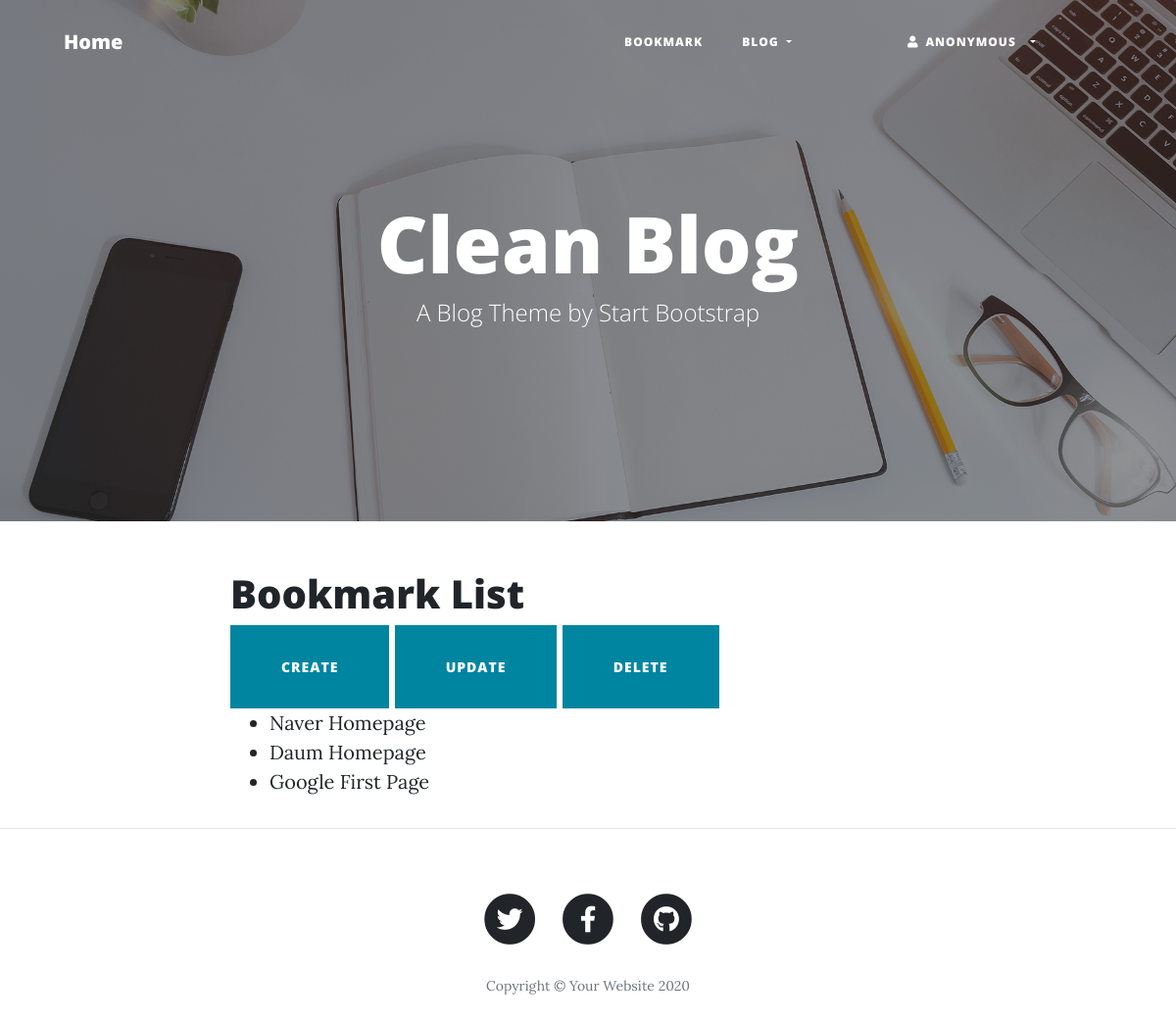
Before: /bookmark/ with the older database file.
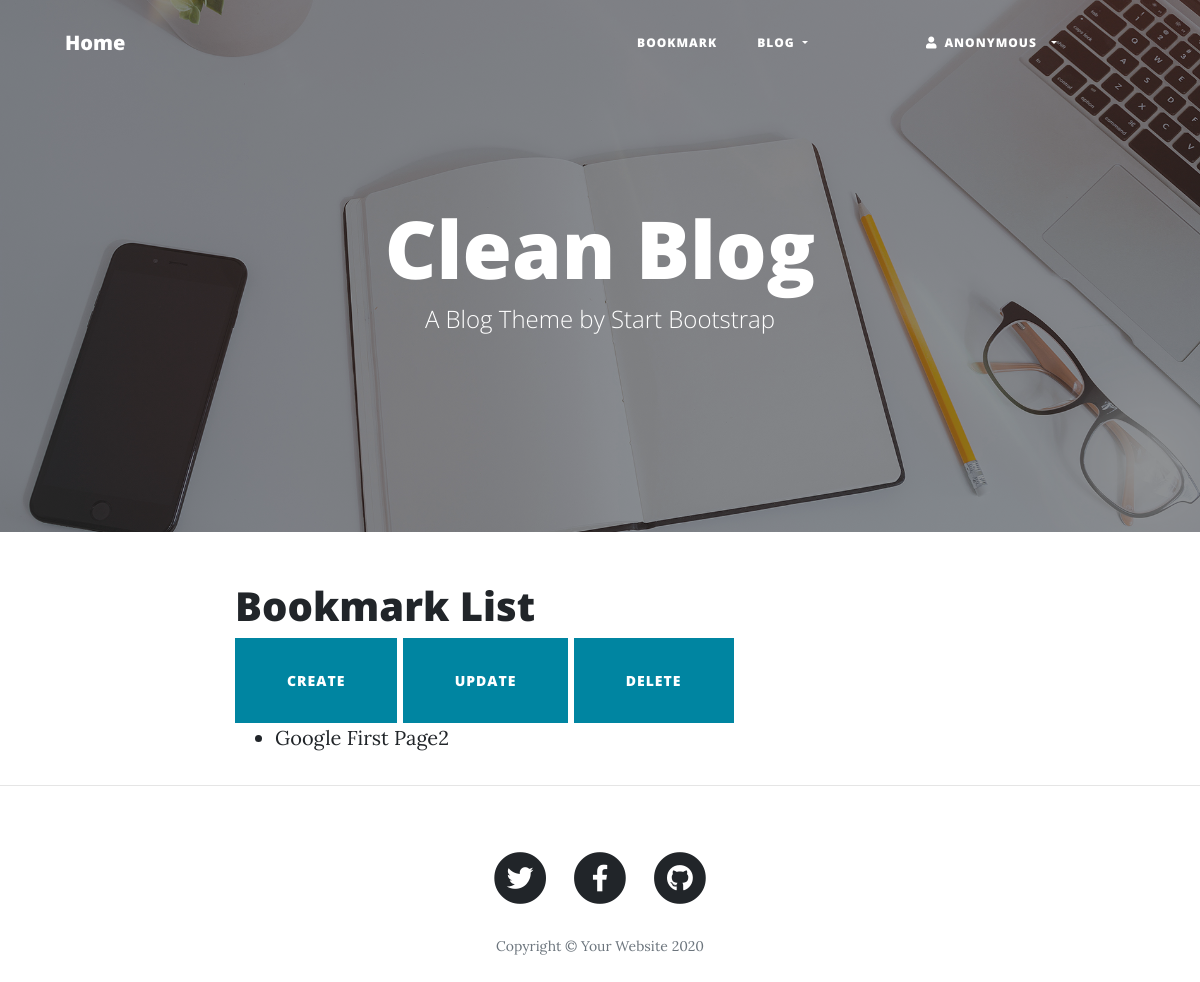
After: the same page with the newer database file.
### bookmark/models.py (models this page shows)
class Bookmark(models.Model):
    title = models.CharField('TITLE', max_length=100, blank=True)
    url = models.URLField('URL', unique=True)
    owner = models.ForeignKey(User, on_delete=models.CASCADE, blank=True, null=True)
    def __str__(self):
        return self.title

### bookmark/views.py (the view)
# urls.py: path('', views.BookmarkLV.as_view(), name='index'),
class BookmarkLV(ListView):
    model = Bookmark

### bookmark/templates/bookmark/bookmark_list.html (shortened to what this page needs)
{% extends 'base.html' %}
{% load static %}
{% block content %}
<div class="container">
    <div class="row">
        <div class="col-lg-8 col-md-10 mx-auto">
            <h1>Bookmark List</h1>
            <a class="btn btn-primary" href="<% url 'bookmark.update' %>" role="button">
                <button type="button" class="btn btn-primary">Create</button>
            </a>
            <a class="btn btn-primary" href="#" role="button">
                <button type="button" class="btn btn-primary">Update</button>
            </a>
            <a class="btn btn-primary" href="#" role="button">
                <button type="button" class="btn btn-primary">Delete</button>
            </a>
            <br>
            <ul>
                {% for bookmark in object_list %}
                <li><a href="{% url 'bookmark:detail' bookmark.id %}">{{ bookmark }}</a></li>
                {% endfor %}
            </ul>
        </div>
    </div>
</div>
{% endblock %}

Changed rows visible on the page:
removed Bookmark: title "Naver Homepage"
removed Bookmark: title "Daum Homepage"
changed Bookmark: title "Google First Page" → "Google First Page2"
